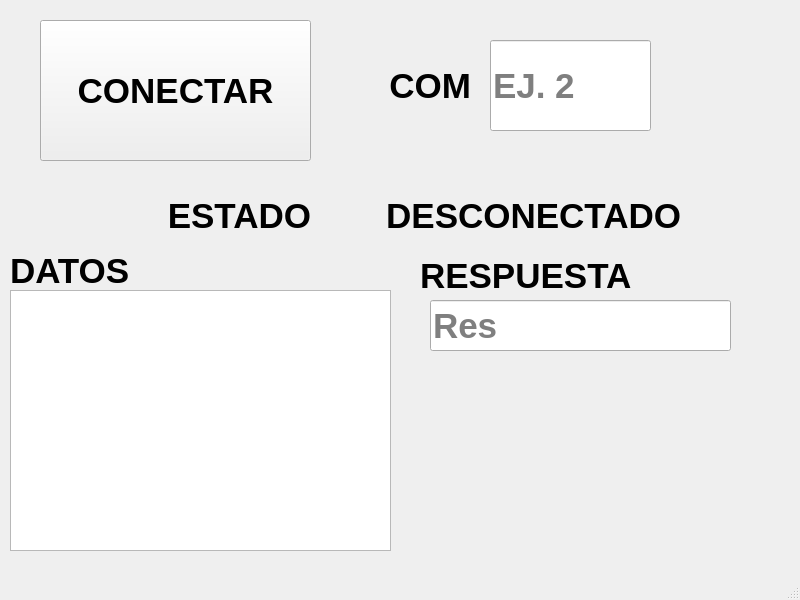
<?xml version="1.0" encoding="UTF-8"?>
<ui version="4.0">
 <class>MainWindow</class>
 <widget class="QMainWindow" name="MainWindow">
  <property name="geometry">
   <rect>
    <x>0</x>
    <y>0</y>
    <width>800</width>
    <height>600</height>
   </rect>
  </property>
  <property name="windowTitle">
   <string>MainWindow</string>
  </property>
  <widget class="QWidget" name="centralwidget">
   <widget class="QLabel" name="label">
    <property name="geometry">
     <rect>
      <x>330</x>
      <y>50</y>
      <width>141</width>
      <height>71</height>
     </rect>
    </property>
    <property name="font">
     <font>
      <pointsize>26</pointsize>
      <weight>75</weight>
      <bold>true</bold>
     </font>
    </property>
    <property name="layoutDirection">
     <enum>Qt::LeftToRight</enum>
    </property>
    <property name="text">
     <string>COM</string>
    </property>
    <property name="alignment">
     <set>Qt::AlignRight|Qt::AlignTrailing|Qt::AlignVCenter</set>
    </property>
   </widget>
   <widget class="QPushButton" name="btn_conexion">
    <property name="geometry">
     <rect>
      <x>40</x>
      <y>20</y>
      <width>271</width>
      <height>141</height>
     </rect>
    </property>
    <property name="font">
     <font>
      <pointsize>26</pointsize>
      <weight>75</weight>
      <bold>true</bold>
     </font>
    </property>
    <property name="text">
     <string>CONECTAR</string>
    </property>
   </widget>
   <widget class="QLineEdit" name="txt_com">
    <property name="geometry">
     <rect>
      <x>490</x>
      <y>40</y>
      <width>161</width>
      <height>91</height>
     </rect>
    </property>
    <property name="font">
     <font>
      <pointsize>26</pointsize>
      <weight>75</weight>
      <bold>true</bold>
     </font>
    </property>
    <property name="placeholderText">
     <string>EJ. 2</string>
    </property>
   </widget>
   <widget class="QLabel" name="label_2">
    <property name="geometry">
     <rect>
      <x>40</x>
      <y>180</y>
      <width>271</width>
      <height>71</height>
     </rect>
    </property>
    <property name="font">
     <font>
      <pointsize>26</pointsize>
      <weight>75</weight>
      <bold>true</bold>
     </font>
    </property>
    <property name="layoutDirection">
     <enum>Qt::LeftToRight</enum>
    </property>
    <property name="text">
     <string>ESTADO</string>
    </property>
    <property name="alignment">
     <set>Qt::AlignRight|Qt::AlignTrailing|Qt::AlignVCenter</set>
    </property>
   </widget>
   <widget class="QLabel" name="txt_estado">
    <property name="geometry">
     <rect>
      <x>330</x>
      <y>180</y>
      <width>351</width>
      <height>71</height>
     </rect>
    </property>
    <property name="font">
     <font>
      <pointsize>26</pointsize>
      <weight>75</weight>
      <bold>true</bold>
     </font>
    </property>
    <property name="layoutDirection">
     <enum>Qt::LeftToRight</enum>
    </property>
    <property name="text">
     <string>DESCONECTADO</string>
    </property>
    <property name="alignment">
     <set>Qt::AlignRight|Qt::AlignTrailing|Qt::AlignVCenter</set>
    </property>
   </widget>
   <widget class="QLabel" name="label_3">
    <property name="geometry">
     <rect>
      <x>10</x>
      <y>250</y>
      <width>271</width>
      <height>41</height>
     </rect>
    </property>
    <property name="font">
     <font>
      <pointsize>26</pointsize>
      <weight>75</weight>
      <bold>true</bold>
     </font>
    </property>
    <property name="layoutDirection">
     <enum>Qt::LeftToRight</enum>
    </property>
    <property name="text">
     <string>DATOS</string>
    </property>
    <property name="alignment">
     <set>Qt::AlignLeading|Qt::AlignLeft|Qt::AlignVCenter</set>
    </property>
   </widget>
   <widget class="QListWidget" name="datosSensor">
    <property name="geometry">
     <rect>
      <x>10</x>
      <y>290</y>
      <width>381</width>
      <height>261</height>
     </rect>
    </property>
   </widget>
   <widget class="QLabel" name="label_4">
    <property name="geometry">
     <rect>
      <x>420</x>
      <y>260</y>
      <width>271</width>
      <height>31</height>
     </rect>
    </property>
    <property name="font">
     <font>
      <pointsize>26</pointsize>
      <weight>75</weight>
      <bold>true</bold>
     </font>
    </property>
    <property name="layoutDirection">
     <enum>Qt::LeftToRight</enum>
    </property>
    <property name="text">
     <string>RESPUESTA</string>
    </property>
    <property name="alignment">
     <set>Qt::AlignLeading|Qt::AlignLeft|Qt::AlignVCenter</set>
    </property>
   </widget>
   <widget class="QLineEdit" name="txt_respuesta">
    <property name="geometry">
     <rect>
      <x>430</x>
      <y>300</y>
      <width>301</width>
      <height>51</height>
     </rect>
    </property>
    <property name="font">
     <font>
      <pointsize>26</pointsize>
      <weight>75</weight>
      <bold>true</bold>
     </font>
    </property>
    <property name="placeholderText">
     <string>Res</string>
    </property>
   </widget>
  </widget>
  <widget class="QMenuBar" name="menubar">
   <property name="geometry">
    <rect>
     <x>0</x>
     <y>0</y>
     <width>800</width>
     <height>22</height>
    </rect>
   </property>
  </widget>
  <widget class="QStatusBar" name="statusbar"/>
 </widget>
 <resources/>
 <connections/>
</ui>
